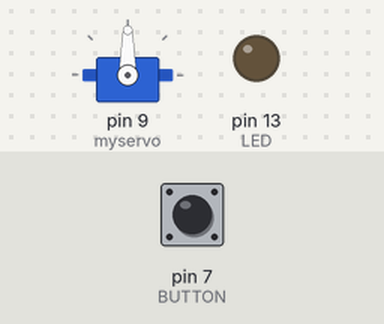
This sketch was run on a simulated Arduino Uno, built with avr-gcc and run on an emulated ATmega328P. Parts: servo, output pins drawn as LEDs (lit = HIGH). The inputs (shaded band) are chosen by the test bench; at power-on: pin 7 (BUTTON) LOW.

Above: at 1.2 s.
1.3 s: pin 7 (BUTTON) pulled HIGH for 0.15 s
At 2.5 s:
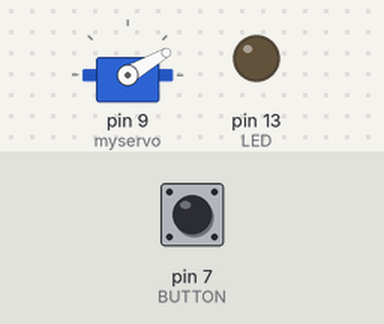
4.4 s: pin 7 (BUTTON) pulled HIGH for 1 s
At 5.1 s:
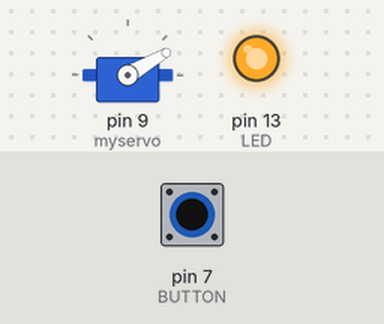
7.4 s: pin 7 (BUTTON) pulled HIGH for 3.2 s
At 9.8 s:
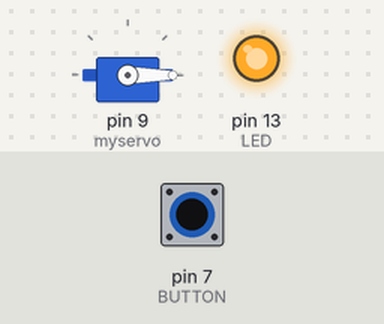
Timing chart, 0 to 11.3 s (numbered marks = the images above; inputs shaded):
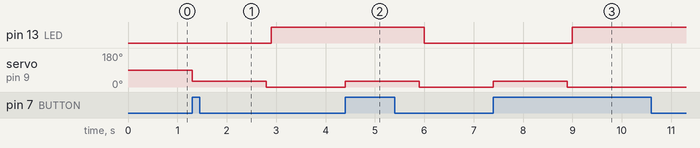

Measured:
- after the input at 1.3 s, pin 13 (LED): LOW → HIGH after 1.6 s; servo on pin 9 (myservo): 90° → 30° at once, → 0° 1.5 s later
- after the input at 4.4 s, pin 13 (LED): HIGH → LOW after 1.6 s; servo on pin 9 (myservo): 0° → 30° at once, → 0° 1.5 s later
- after the input at 7.4 s, pin 13 (LED): LOW → HIGH after 1.6 s; servo on pin 9 (myservo): 0° → 30° at once, → 0° 1.5 s later

The sketch:

doorSwitch.ino
```cpp
//***********************************************************
// サーボモーターを動かすプログラム
//***********************************************************
#include <Servo.h>  //サーボモーター用ライブラリを読み込み
Servo myservo; //サーボ用のオブジェクトを作成
int val_m = 0; //サーボの角度を格納するための変数

const int LED = 13; //LEDがつながっているピン

const int BUTTON = 7;

int val_l = 0;        //光センサからの値を記憶する変数

int val_s = 0;
int old_val_s = 0;  //val_sの前の値を保存しておく変数
int state = 0;    //LEDの状態
void setup()
{
myservo.attach(9); //デジタル9番ピンをサーボの角度命令出力ピンとして設定

pinMode(LED, OUTPUT); //LEDのピンを出力に設定
//注 : アナログピンは自動的に入力として設定される
}
void loop()
{
 val_s = digitalRead(BUTTON);  //入力を読み取りval_sに新鮮な値を格納

  //変化があるかどうかチェック
  if((val_s == HIGH) && (old_val_s == LOW)){
    state = 1 - state;
    val_m = 30;
    myservo.write(val_m); //サーボを動かす(30度)
    delay(1500);
    val_m = 0;
    myservo.write(val_m); //サーボを動かす(0度)

    delay(100);
  }
  old_val_s = val_s;    //val_sはもう古くなったので、保管しておく

  if(state == 1){
    digitalWrite(LED, HIGH);
  }else{
    digitalWrite(LED, LOW);
  }
}
```
